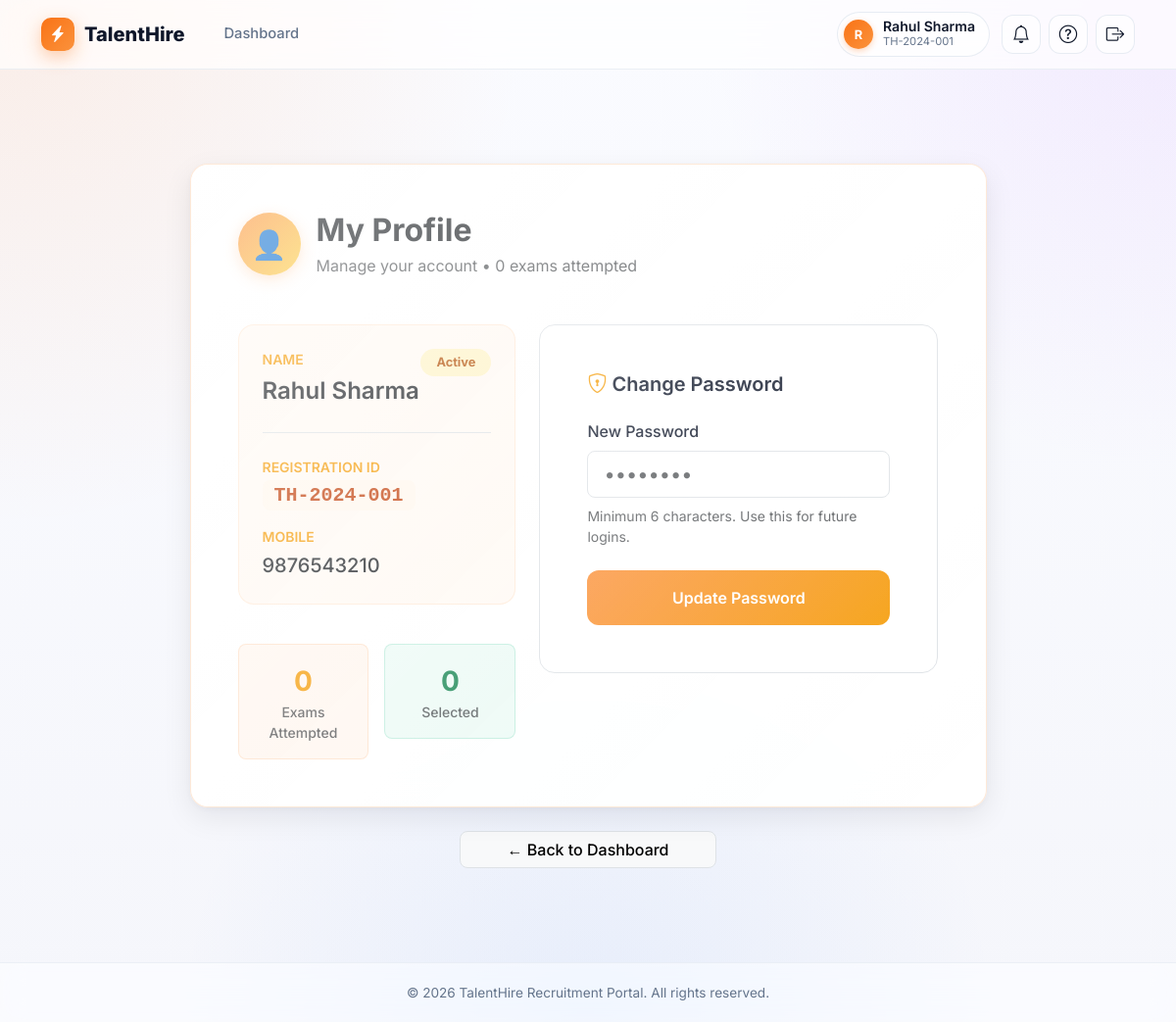
/profile/ (signed in), run on the app's committed database.
### exam/models.py (models this page shows, shortened)
class Candidate(models.Model):
    name            = models.CharField(max_length=100)        # Full name of candidate
    mobile          = models.CharField(max_length=15)         # 10-digit mobile number
    registration_id = models.CharField(max_length=50, unique=True)  # Unique ID given by admin
    password        = models.CharField(max_length=128, blank=True, null=True) # Hashed password
    is_activated    = models.BooleanField(default=True)       # Candidates can login by default
    class Meta:
        verbose_name = "Candidate"
        verbose_name_plural = "Candidates"
        ordering = ['name']

### exam/views.py (the view, shortened to what this page needs)
# urls.py: path('profile/',                views.candidate_profile,   name='candidate_profile'),
def candidate_profile(request):
    candidate_id = request.session.get('candidate_id')
    if not candidate_id:
        return redirect('login')
    candidate = get_object_or_404(Candidate, id=candidate_id)
    attempts = ExamAttempt.objects.filter(candidate=candidate).order_by('-date_taken')
    context = {
        'candidate': candidate,
        'candidate_name': candidate.name,
        'attempts': attempts,
        'attempted_count': attempts.count(),
        'selected_count': attempts.filter(status='Selected').count(),
    }
    context.update(_candidate_context(request))
    return render(request, 'exam/candidate_profile.html', context)

### exam/views.py (called while the page is built)
def _candidate_context(request):
    candidate_id = request.session.get('candidate_id')
    if not candidate_id:
        return {}
    try:
        candidate = Candidate.objects.get(id=candidate_id)
    except Candidate.DoesNotExist:
        return {}
    unread = Notification.objects.filter(candidate=candidate, is_read=False).count()
    recent = Notification.objects.filter(candidate=candidate).order_by('-created_at')[:5]
    return {
        'nav_candidate': candidate,
        'nav_unread_count': unread,
        'nav_recent_notifications': recent,
    }

### exam/templates/exam/candidate_profile.html (shortened to what this page needs)
{% extends 'exam/base.html' %}
{% block content %}
<div class="container py-5">
    <div class="row justify-content-center">
        <div class="col-lg-9">
            <div class="glass-card p-5" style="background: rgba(255,255,255,0.92); border: 1px solid rgba(251,146,60,0.2);">
                <div class="d-flex align-items-center gap-3 mb-5">
                    <div class="flex-shrink-0" style="width: 64px; height: 64px; background: linear-gradient(135deg, #fb923c, #fcd34d); color: white; border-radius: 50%; display: flex; align-items: center; justify-content: center; font-size: 1.8rem; box-shadow: 0 4px 15px rgba(251,146,60,0.3);">
                        👤
                    </div>
                    <div>
                        <h2 class="fw-bold mb-1 text-dark">My Profile</h2>
                        <p class="text-muted mb-0">Manage your account • {{ attempted_count }} exams attempted</p>
                    </div>
                </div>
                <div class="row g-4">
                    <div class="col-lg-5">
                        <div class="p-4 rounded-4" style="background: rgba(251, 146, 60, 0.06); border: 1px solid rgba(251,146,60,0.15);">
                            <div class="d-flex justify-content-between align-items-start mb-4">
                                <div>
                                    <div class="small text-uppercase fw-semibold mb-1" style="color: #f59e0b;">Name</div>
                                    <div class="fs-4 fw-semibold text-dark">{{ candidate.name }}</div>
                                </div>
                                <span class="badge rounded-pill px-3 py-2" style="background: #fef3c7; color: #b45309; font-size: 0.8rem;">Active</span>
                            </div>
                            <div class="border-top pt-4">
                                <div class="mb-3">
                                    <div class="small text-uppercase fw-semibold mb-1" style="color: #f59e0b;">Registration ID</div>
                                    <code class="fs-5 fw-bold" style="color: #c2410c; background: #fff7ed; padding: 4px 12px; border-radius: 8px;">{{ candidate.registration_id }}</code>
                                </div>
                                <div>
                                    <div class="small text-uppercase fw-semibold mb-1" style="color: #f59e0b;">Mobile</div>
                                    <div class="fs-5 fw-medium text-dark">{{ candidate.mobile }}</div>
                                </div>
                            </div>
                        </div>
                        <div class="mt-4 row g-3">
                            <div class="col-6">
                                <div class="text-center p-3 rounded-3" style="background: rgba(251,146,60,0.08); border: 1px solid rgba(251,146,60,0.2);">
                                    <div class="fw-bold fs-3 text-orange" style="color: #f59e0b;">{{ attempted_count }}</div>
                                    <div class="small fw-medium text-muted">Exams Attempted</div>
                                </div>
                            </div>
                            <div class="col-6">
                                <div class="text-center p-3 rounded-3" style="background: rgba(16,185,129,0.08); border: 1px solid rgba(16,185,129,0.2);">
                                    <div class="fw-bold fs-3 text-success">{{ selected_count }}</div>
                                    <div class="small fw-medium text-muted">Selected</div>
                                </div>
                            </div>
                        </div>
                    </div>
                    <div class="col-lg-7">
                        <div class="p-5 border rounded-4 bg-white">
                            <h5 class="fw-semibold mb-4 flex items-center gap-2">
                                <i class="bi bi-shield-lock" style="color: #f59e0b;"></i> Change Password
                            </h5>
                            <form method="POST">
                                <div class="mb-4">
                                    <label class="form-label fw-medium">New Password</label>
                                    <input type="password" name="new_password" class="form-control form-control-lg" minlength="6" required placeholder="••••••••">
                                    <div class="form-text mt-2">Minimum 6 characters. Use this for future logins.</div>
                                </div>
                                <button type="submit" class="btn w-100 py-3 fw-semibold" style="background: linear-gradient(135deg, #fb923c, #f59e0b); color: white; border: none; border-radius: 12px;">
                                    Update Password
                                </button>
                            </form>
                        </div>
                    </div>
                </div>
            </div>
            <div class="text-center mt-4">
                <a href="{% url 'candidate_dashboard' %}" class="btn btn-light border px-5 py-2.5 rounded-3 fw-medium">
                    ← Back to Dashboard
                </a>
            </div>
        </div>
    </div>
</div>
{% endblock %}

### exam/templates/exam/base.html (shortened to what this page needs)
<!DOCTYPE html>
<html lang="en">
<head>
    <link href="https://cdn.jsdelivr.net/npm/bootstrap@5.3.0/dist/css/bootstrap.min.css" rel="stylesheet">
    <link href="https://cdn.jsdelivr.net/npm/bootstrap-icons@1.10.5/font/bootstrap-icons.css" rel="stylesheet">
</head>
<body>
<header class="header">
    <div class="container d-flex align-items-center justify-content-between">
        <div class="d-flex align-items-center">
            <a href="{% url 'candidate_dashboard' %}" class="brand">
                <div class="brand-logo"><i class="bi bi-lightning-charge-fill"></i></div>
                <span>TalentHire</span>
            </a>
            {% if request.session.candidate_id %}
            <nav class="nav-links">
                <a href="{% url 'candidate_dashboard' %}" class="nav-link-item {% if request.resolver_match.url_name == 'candidate_dashboard' %}active{% endif %}">Dashboard</a>
            </nav>
            {% endif %}
        </div>
        {% if request.session.candidate_id %}
        <div class="nav-cluster">
            <a href="{% url 'candidate_profile' %}" class="user-chip text-decoration-none" style="cursor: pointer;" title="My Profile &amp; Change Password">
                <div class="avatar">
                    {% with name=nav_candidate.name|default:request.session.candidate_name %}
                        {{ name|slice:":1"|upper }}
                    {% endwith %}
                </div>
                <div>
                    <div class="uname">{{ nav_candidate.name|default:request.session.candidate_name }}</div>
                    <div class="urole">{{ nav_candidate.registration_id|default:"" }}</div>
                </div>
            </a>
            <div class="dropdown-wrap">
                <button class="icon-btn" type="button" id="notifBtn" aria-haspopup="true" aria-expanded="false" title="Notifications">
                    <i class="bi bi-bell"></i>
                </button>
            </div>
            <a href="{% url 'help_support' %}" class="icon-btn" title="Help & raise a query"><i class="bi bi-question-circle"></i></a>
            <a href="{% url 'logout' %}" class="icon-btn" title="Logout"><i class="bi bi-box-arrow-right"></i></a>
        </div>
        {% endif %}
    </div>
</header>
<main class="container py-5">
    {% block content %}{% endblock %}
</main>
<footer>
    &copy; 2026 TalentHire Recruitment Portal. All rights reserved.
</footer>
</body>
</html>

### exam/templates/exam/base.html (style rules this page uses)
:root { --primary-orange: #f97316; --primary-gradient: linear-gradient(135deg, #f97316 0%, #fb923c 100%); --bg-body: #f8fafc; --text-main: #0f172a; --text-muted: #64748b; --glass-bg: rgba(255, 255, 255, 0.65); --glass-bg-strong: rgba(255, 255, 255, 0.78); --glass-border: 1px solid rgba(255, 255, 255, 0.7); --glass-shadow: 0 10px 30px rgba(2, 6, 23, 0.08), 0 2px 8px rgba(2, 6, 23, 0.04); --glass-shadow-hover: 0 20px 50px rgba(2, 6, 23, 0.12), 0 8px 16px rgba(2, 6, 23, 0.06); }
* { margin: 0; padding: 0; box-sizing: border-box; }
body { font-family: 'Inter', sans-serif; color: var(--text-main); min-height: 100vh; display: flex; flex-direction: column; background: radial-gradient(900px circle at 0% 0%, rgba(249, 115, 22, 0.10), transparent 60%), radial-gradient(800px circle at 100% 0%, rgba(168, 85, 247, 0.10), transparent 60%), radial-gradient(700px circle at 50% 100%, rgba(59, 130, 246, 0.08), transparent 60%), linear-gradient(180deg, #fafbff 0%, #f5f6fb 100%); background-attachment: fixed; }
.header { background: rgba(255, 255, 255, 0.7); backdrop-filter: saturate(180%) blur(18px); -webkit-backdrop-filter: saturate(180%) blur(18px); border-bottom: 1px solid rgba(226, 232, 240, 0.7); padding: 12px 0; position: sticky; top: 0; z-index: 1000; }
.brand { display: flex; align-items: center; gap: 10px; text-decoration: none; color: var(--text-main); font-weight: 800; font-size: 1.25rem; }
.brand-logo { background: var(--primary-gradient); width: 34px; height: 34px; border-radius: 10px; display: flex; align-items: center; justify-content: center; color: white; font-size: 1.05rem; box-shadow: 0 6px 18px rgba(249, 115, 22, 0.35); }
.nav-links { display: flex; gap: 24px; margin-left: 36px; }
.nav-link-item { text-decoration: none; color: var(--text-muted); font-weight: 500; font-size: 0.92rem; padding: 8px 4px; transition: all 0.2s; border-bottom: 2px solid transparent; }
.nav-cluster { display: flex; align-items: center; gap: 8px; }
.icon-btn { position: relative; width: 40px; height: 40px; display: inline-flex; align-items: center; justify-content: center; border: 1px solid rgba(226, 232, 240, 0.8); background: rgba(255, 255, 255, 0.6); border-radius: 12px; color: var(--text-main); text-decoration: none; transition: all 0.2s ease; cursor: pointer; }
.icon-btn i { font-size: 1.15rem; }
.user-chip { display: inline-flex; align-items: center; gap: 10px; padding: 6px 14px 6px 6px; border: 1px solid rgba(226, 232, 240, 0.8); background: rgba(255, 255, 255, 0.6); border-radius: 999px; margin-right: 4px; }
.user-chip .avatar { width: 30px; height: 30px; border-radius: 50%; background: var(--primary-gradient); color: white; font-weight: 700; font-size: 0.8rem; display: flex; align-items: center; justify-content: center; box-shadow: 0 2px 6px rgba(249, 115, 22, 0.3); }
.user-chip .uname { font-weight: 600; font-size: 0.88rem; color: var(--text-main); line-height: 1.1; }
.user-chip .urole { font-size: 0.7rem; color: var(--text-muted); }
.dropdown-wrap { position: relative; }
.content-card, .glass-card { background: var(--glass-bg-strong); backdrop-filter: saturate(180%) blur(14px); -webkit-backdrop-filter: saturate(180%) blur(14px); border-radius: 18px; border: 1px solid rgba(255, 255, 255, 0.8); box-shadow: var(--glass-shadow); padding: 24px; margin-bottom: 24px; transition: transform 0.22s ease, box-shadow 0.22s ease; position: relative; overflow: hidden; }
.glass-card::before { content: ''; position: absolute; inset: 0; background: linear-gradient(135deg, rgba(255,255,255,0.45), rgba(255,255,255,0)); pointer-events: none; }
footer { margin-top: auto; padding: 20px; text-align: center; color: var(--text-muted); font-size: 0.85rem; border-top: 1px solid rgba(226, 232, 240, 0.6); background: rgba(255, 255, 255, 0.5); backdrop-filter: saturate(180%) blur(12px); }

### data on the page
Candidate: name "R", name "Rahul Sharma", registration_id "TH-2024-001", mobile "9876543210"

### other printed values
{{ attempted_count }} "0"
{{ selected_count }} "0"
